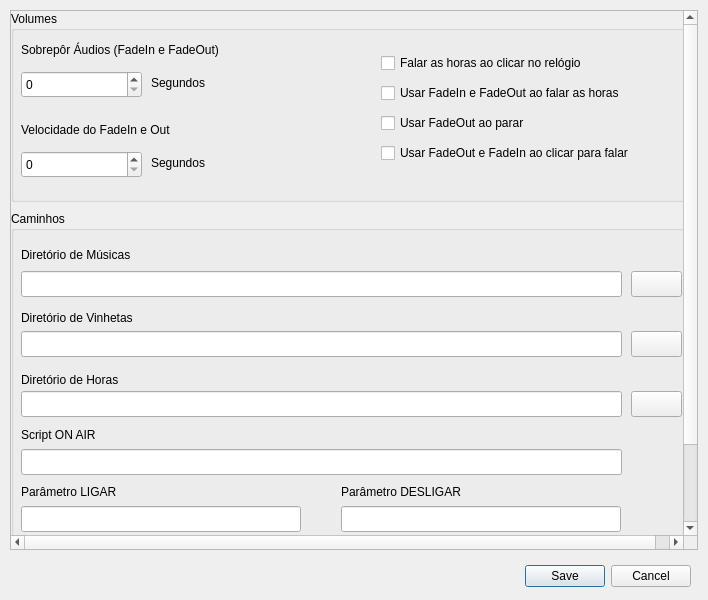
<?xml version="1.0" encoding="UTF-8"?>
<ui version="4.0">
 <class>ConfigDialog</class>
 <widget class="QDialog" name="ConfigDialog">
  <property name="geometry">
   <rect>
    <x>0</x>
    <y>0</y>
    <width>708</width>
    <height>600</height>
   </rect>
  </property>
  <property name="windowTitle">
   <string>Dialog</string>
  </property>
  <widget class="QDialogButtonBox" name="buttonBox">
   <property name="geometry">
    <rect>
     <x>470</x>
     <y>560</y>
     <width>221</width>
     <height>32</height>
    </rect>
   </property>
   <property name="orientation">
    <enum>Qt::Orientation::Horizontal</enum>
   </property>
   <property name="standardButtons">
    <set>QDialogButtonBox::StandardButton::Cancel|QDialogButtonBox::StandardButton::Save</set>
   </property>
   <property name="centerButtons">
    <bool>false</bool>
   </property>
  </widget>
  <widget class="QScrollArea" name="scrollArea">
   <property name="geometry">
    <rect>
     <x>10</x>
     <y>10</y>
     <width>688</width>
     <height>540</height>
    </rect>
   </property>
   <property name="widgetResizable">
    <bool>false</bool>
   </property>
   <widget class="QWidget" name="scrollAreaWidgetContents">
    <property name="geometry">
     <rect>
      <x>0</x>
      <y>0</y>
      <width>686</width>
      <height>620</height>
     </rect>
    </property>
    <widget class="QGroupBox" name="groupBox">
     <property name="geometry">
      <rect>
       <x>0</x>
       <y>0</y>
       <width>681</width>
       <height>191</height>
      </rect>
     </property>
     <property name="title">
      <string>Volumes</string>
     </property>
     <widget class="QSpinBox" name="fadeInOut">
      <property name="geometry">
       <rect>
        <x>10</x>
        <y>60</y>
        <width>121</width>
        <height>27</height>
       </rect>
      </property>
     </widget>
     <widget class="QLabel" name="label">
      <property name="geometry">
       <rect>
        <x>10</x>
        <y>30</y>
        <width>251</width>
        <height>18</height>
       </rect>
      </property>
      <property name="text">
       <string>Sobrepôr Áudios (FadeIn e FadeOut)</string>
      </property>
     </widget>
     <widget class="QLabel" name="label_2">
      <property name="geometry">
       <rect>
        <x>140</x>
        <y>63</y>
        <width>71</width>
        <height>18</height>
       </rect>
      </property>
      <property name="text">
       <string>Segundos</string>
      </property>
     </widget>
     <widget class="QCheckBox" name="stopFade">
      <property name="geometry">
       <rect>
        <x>370</x>
        <y>100</y>
        <width>301</width>
        <height>24</height>
       </rect>
      </property>
      <property name="text">
       <string>Usar FadeOut ao parar</string>
      </property>
     </widget>
     <widget class="QCheckBox" name="talkFade">
      <property name="geometry">
       <rect>
        <x>370</x>
        <y>130</y>
        <width>311</width>
        <height>24</height>
       </rect>
      </property>
      <property name="text">
       <string>Usar FadeOut e FadeIn ao clicar para falar</string>
      </property>
     </widget>
     <widget class="QCheckBox" name="sayClock">
      <property name="geometry">
       <rect>
        <x>370</x>
        <y>40</y>
        <width>261</width>
        <height>24</height>
       </rect>
      </property>
      <property name="text">
       <string>Falar as horas ao clicar no relógio</string>
      </property>
     </widget>
     <widget class="QCheckBox" name="sayClockFade">
      <property name="geometry">
       <rect>
        <x>370</x>
        <y>70</y>
        <width>291</width>
        <height>24</height>
       </rect>
      </property>
      <property name="text">
       <string>Usar FadeIn e FadeOut ao falar as horas</string>
      </property>
     </widget>
     <widget class="QSpinBox" name="speedFade">
      <property name="geometry">
       <rect>
        <x>10</x>
        <y>140</y>
        <width>121</width>
        <height>27</height>
       </rect>
      </property>
     </widget>
     <widget class="QLabel" name="label_3">
      <property name="geometry">
       <rect>
        <x>140</x>
        <y>143</y>
        <width>71</width>
        <height>18</height>
       </rect>
      </property>
      <property name="text">
       <string>Segundos</string>
      </property>
     </widget>
     <widget class="QLabel" name="label_4">
      <property name="geometry">
       <rect>
        <x>10</x>
        <y>110</y>
        <width>271</width>
        <height>18</height>
       </rect>
      </property>
      <property name="text">
       <string>Velocidade do FadeIn e Out</string>
      </property>
     </widget>
    </widget>
    <widget class="QGroupBox" name="groupBox_2">
     <property name="geometry">
      <rect>
       <x>0</x>
       <y>200</y>
       <width>681</width>
       <height>340</height>
      </rect>
     </property>
     <property name="title">
      <string>Caminhos</string>
     </property>
     <widget class="QLineEdit" name="music_path">
      <property name="geometry">
       <rect>
        <x>10</x>
        <y>60</y>
        <width>601</width>
        <height>26</height>
       </rect>
      </property>
     </widget>
     <widget class="QLabel" name="label_5">
      <property name="geometry">
       <rect>
        <x>10</x>
        <y>35</y>
        <width>151</width>
        <height>18</height>
       </rect>
      </property>
      <property name="font">
       <font>
        <pointsize>9</pointsize>
       </font>
      </property>
      <property name="text">
       <string>Diretório de Músicas</string>
      </property>
     </widget>
     <widget class="QLineEdit" name="jingle_path">
      <property name="geometry">
       <rect>
        <x>10</x>
        <y>120</y>
        <width>601</width>
        <height>26</height>
       </rect>
      </property>
     </widget>
     <widget class="QLabel" name="label_6">
      <property name="geometry">
       <rect>
        <x>10</x>
        <y>98</y>
        <width>221</width>
        <height>18</height>
       </rect>
      </property>
      <property name="font">
       <font>
        <pointsize>9</pointsize>
       </font>
      </property>
      <property name="text">
       <string>Diretório de Vinhetas</string>
      </property>
     </widget>
     <widget class="QLineEdit" name="time_path">
      <property name="geometry">
       <rect>
        <x>10</x>
        <y>180</y>
        <width>601</width>
        <height>26</height>
       </rect>
      </property>
     </widget>
     <widget class="QLabel" name="label_7">
      <property name="geometry">
       <rect>
        <x>10</x>
        <y>160</y>
        <width>221</width>
        <height>18</height>
       </rect>
      </property>
      <property name="font">
       <font>
        <pointsize>9</pointsize>
       </font>
      </property>
      <property name="text">
       <string>Diretório de Horas</string>
      </property>
     </widget>
     <widget class="QPushButton" name="btn_searchMusicPath">
      <property name="geometry">
       <rect>
        <x>620</x>
        <y>60</y>
        <width>51</width>
        <height>26</height>
       </rect>
      </property>
      <property name="text">
       <string/>
      </property>
      <property name="icon">
       <iconset theme="folder"/>
      </property>
     </widget>
     <widget class="QPushButton" name="btn_searchJinglePath">
      <property name="geometry">
       <rect>
        <x>620</x>
        <y>120</y>
        <width>51</width>
        <height>26</height>
       </rect>
      </property>
      <property name="text">
       <string/>
      </property>
      <property name="icon">
       <iconset theme="folder"/>
      </property>
     </widget>
     <widget class="QPushButton" name="btn_searchTimePath">
      <property name="geometry">
       <rect>
        <x>620</x>
        <y>180</y>
        <width>51</width>
        <height>26</height>
       </rect>
      </property>
      <property name="text">
       <string/>
      </property>
      <property name="icon">
       <iconset theme="folder"/>
      </property>
     </widget>
     <widget class="QLabel" name="label_9">
      <property name="geometry">
       <rect>
        <x>10</x>
        <y>215</y>
        <width>431</width>
        <height>18</height>
       </rect>
      </property>
      <property name="font">
       <font>
        <pointsize>9</pointsize>
       </font>
      </property>
      <property name="text">
       <string>Script ON AIR</string>
      </property>
     </widget>
     <widget class="QLineEdit" name="onair_script">
      <property name="geometry">
       <rect>
        <x>10</x>
        <y>238</y>
        <width>601</width>
        <height>26</height>
       </rect>
      </property>
     </widget>
     <widget class="QLabel" name="label_10">
      <property name="geometry">
       <rect>
        <x>10</x>
        <y>272</y>
        <width>200</width>
        <height>18</height>
       </rect>
      </property>
      <property name="font">
       <font>
        <pointsize>9</pointsize>
       </font>
      </property>
      <property name="text">
       <string>Parâmetro LIGAR</string>
      </property>
     </widget>
     <widget class="QLineEdit" name="onair_param_on">
      <property name="geometry">
       <rect>
        <x>10</x>
        <y>295</y>
        <width>280</width>
        <height>26</height>
       </rect>
      </property>
     </widget>
     <widget class="QLabel" name="label_11">
      <property name="geometry">
       <rect>
        <x>330</x>
        <y>272</y>
        <width>200</width>
        <height>18</height>
       </rect>
      </property>
      <property name="font">
       <font>
        <pointsize>9</pointsize>
       </font>
      </property>
      <property name="text">
       <string>Parâmetro DESLIGAR</string>
      </property>
     </widget>
     <widget class="QLineEdit" name="onair_param_off">
      <property name="geometry">
       <rect>
        <x>330</x>
        <y>295</y>
        <width>280</width>
        <height>26</height>
       </rect>
      </property>
     </widget>
    </widget>
    <widget class="QLabel" name="label_8">
     <property name="geometry">
      <rect>
       <x>0</x>
       <y>550</y>
       <width>431</width>
       <height>18</height>
      </rect>
     </property>
     <property name="font">
      <font>
       <pointsize>9</pointsize>
      </font>
     </property>
     <property name="text">
      <string>Atenção: para as alterações surtirem efeito, reinicie o LaraRadio.</string>
     </property>
    </widget>
    <widget class="QPushButton" name="btn_export_log">
     <property name="geometry">
      <rect>
       <x>0</x>
       <y>575</y>
       <width>200</width>
       <height>30</height>
      </rect>
     </property>
     <property name="text">
      <string>Exportar Log / Playback Report</string>
     </property>
    </widget>
   </widget>
  </widget>
 </widget>
 <resources/>
 <connections>
  <connection>
   <sender>buttonBox</sender>
   <signal>accepted()</signal>
   <receiver>ConfigDialog</receiver>
   <slot>accept()</slot>
   <hints>
    <hint type="sourcelabel">
     <x>248</x>
     <y>254</y>
    </hint>
    <hint type="destinationlabel">
     <x>157</x>
     <y>274</y>
    </hint>
   </hints>
  </connection>
  <connection>
   <sender>buttonBox</sender>
   <signal>rejected()</signal>
   <receiver>ConfigDialog</receiver>
   <slot>reject()</slot>
   <hints>
    <hint type="sourcelabel">
     <x>316</x>
     <y>260</y>
    </hint>
    <hint type="destinationlabel">
     <x>286</x>
     <y>274</y>
    </hint>
   </hints>
  </connection>
 </connections>
</ui>
